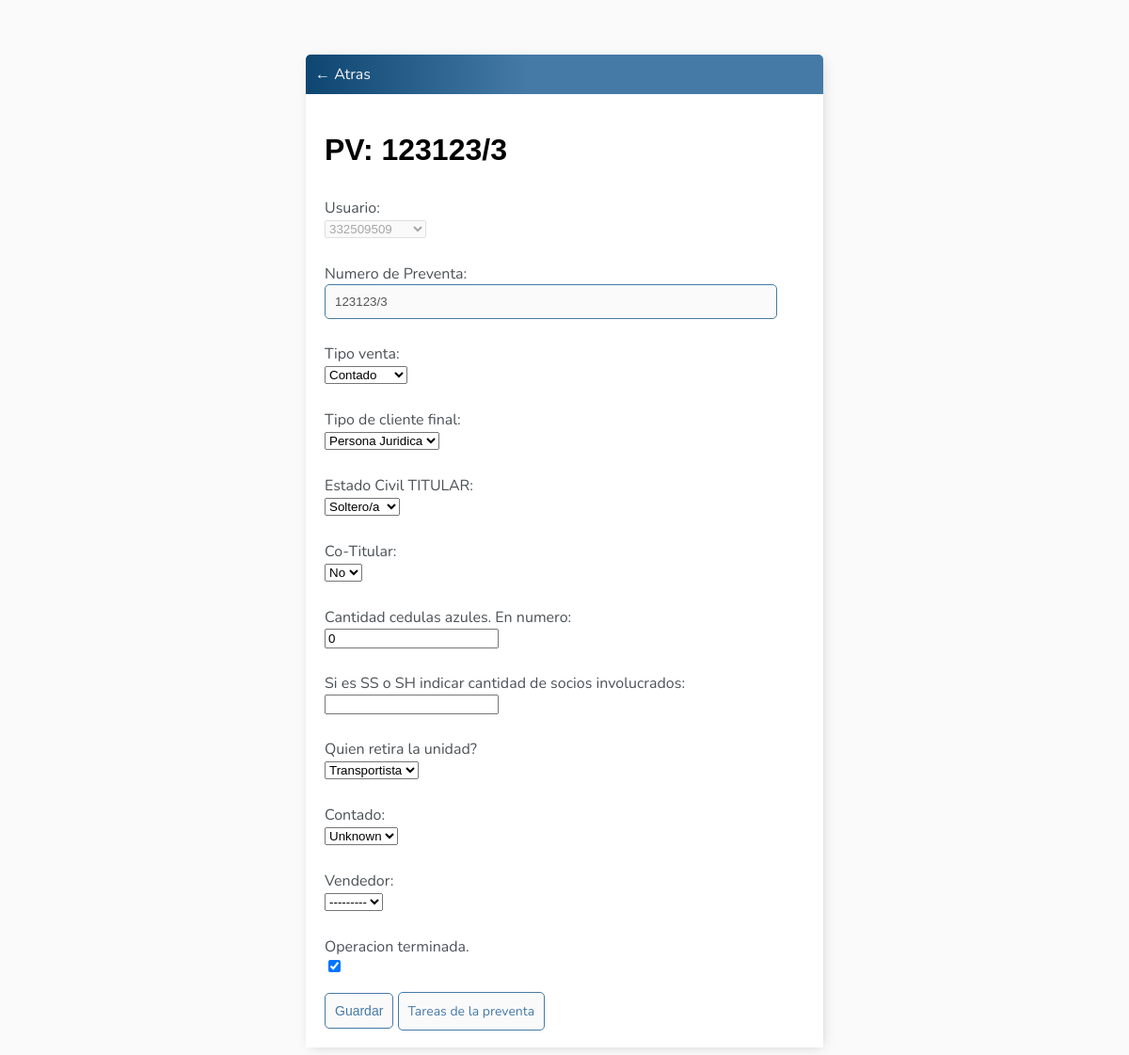
Screenshot of /tareas/preventas/6 (signed in) with the database file from the repository.
### tareas/models.py (models this page shows, shortened)
class Preventa(models.Model):
    user = models.ForeignKey(User, on_delete=models.SET_NULL,null=True,blank=True)
    preventa = models.CharField(max_length=8, help_text="Ejemplo 12345/1",unique=True)
    choises = [('Contado','Contado'),('Financiado','Financiado')]
    tipo_venta = models.CharField(max_length= 15, choices=choises) # agregar tareas a ==l tipo de venta, no lo hace CARVAJAL desde la API!
    choises = [('Persona Fisica','Persona Fisica'),('Persona Juridica','Persona Juridica')]
    tipo_cliente = models.CharField(max_length=30,choices=choises, blank=True, null=True)
    choises = [('Soltero/a','Soltero/a'),('Casado/a','Casado/a')]
    estado_civil = models.CharField(max_length=30,choices=choises,blank=True, null=True) #Agregar tareas al estado civil
    choises = [('No','No'),('Si','Si')]
    co_titular = models.CharField(max_length=2, choices=choises, blank=True,null=True)
    cedulas_azules = models.IntegerField(blank=True,null=True)
    socios = models.IntegerField(blank=True,null=True)
    choises = [('Transportista','Transportista'),('Individuo','Individuo'),('Titular','Titular')]
    retira_unidad = models.CharField(max_length= 15, choices=choises, blank=True,null=True)
    contado = models.BooleanField(null=True)
    vendedor = models.ForeignKey(Vendedor, on_delete=models.CASCADE, null=True,blank=True)
    completo=models.BooleanField(default=False)
    fecha_inicio = models.DateTimeField(auto_now=True,verbose_name='Fecha de creacion')

### tareas/views.py (the view, shortened to what this page needs)
# urls.py: path('preventas/<int:pk>', ActualizarPreventa.as_view(),name='actualizar-preventa'),
class ActualizarPreventa(LoginRequiredMixin, UpdateView):
    model = Preventa
    form_class=PreventaForm
    success_url = reverse_lazy('preventa')
    def get_context_data(self, **kwargs):
        context = super().get_context_data(**kwargs)
        context['preventa_id'] = self.object.pk  # Pasar el ID de la preventa al contexto
        return context

### tareas/templates/tareas/preventa_form.html (shortened to what this page needs)
{% extends 'tareas/base.html' %}
{% block content %}
<div class="header-bar">
    <a href="{% url 'preventas' %}">&#8592; Atras</a>
</div>
<div class="card-body">
    <h1>PV: {{form.preventa.value}}</h1>
    <form method="POST">
        {{ form.as_p }}
        <input class="button" type="submit" value="Guardar">
        {% if preventa.id %}
            <a href="{% url 'lista-tareas-preventa' pk=preventa_id %}" class="button">Tareas de la preventa</a>
        {% endif %}
    </form>
</div>
{% endblock content %}

### tareas/templates/tareas/base.html (style rules this page uses)
body { background-color: #FAFAFA; font-family: 'Nunito', sans-serif; padding-top: 50px; }
h1, h2, h3, h4, h5, h6 { font-family: 'Raleway', sans-serif; }
a, p,li { color: #4b5156; }
.header-bar { display: flex; justify-content: space-between; color: #fff; padding: 10px; border-radius: 5px 5px 0 0; background: linear-gradient(90deg, #0d4671 0%, #457aa6 43%, #457aa6 100%); }
.header-bar a { color: #f7f7f7; text-decoration: none; }
input[type="text"], input[type="password"], textarea { border: 1px solid #457aa6; border-radius: 5px; padding: 10px; width: 90%; }
label { padding-top: 10px !important; display: block; }
.button { border: 1px solid #457aa6; background-color: #FAFAFA; color: #457aa6; padding: 10px; font-size: 14px; border-radius: 5px; cursor: pointer; text-decoration: none; }
.card-body { padding: 20px; }

### rows the page displays
Preventa: preventa.value "123123/3", user "332509509", preventa "123123/3", tipo_venta "Contado", tipo_cliente "Persona Juridica", estado_civil "Soltero/a", co_titular "No", cedulas_azules "0", retira_unidad "Transportista", contado "Unknown", vendedor "---------", completo "☑"
